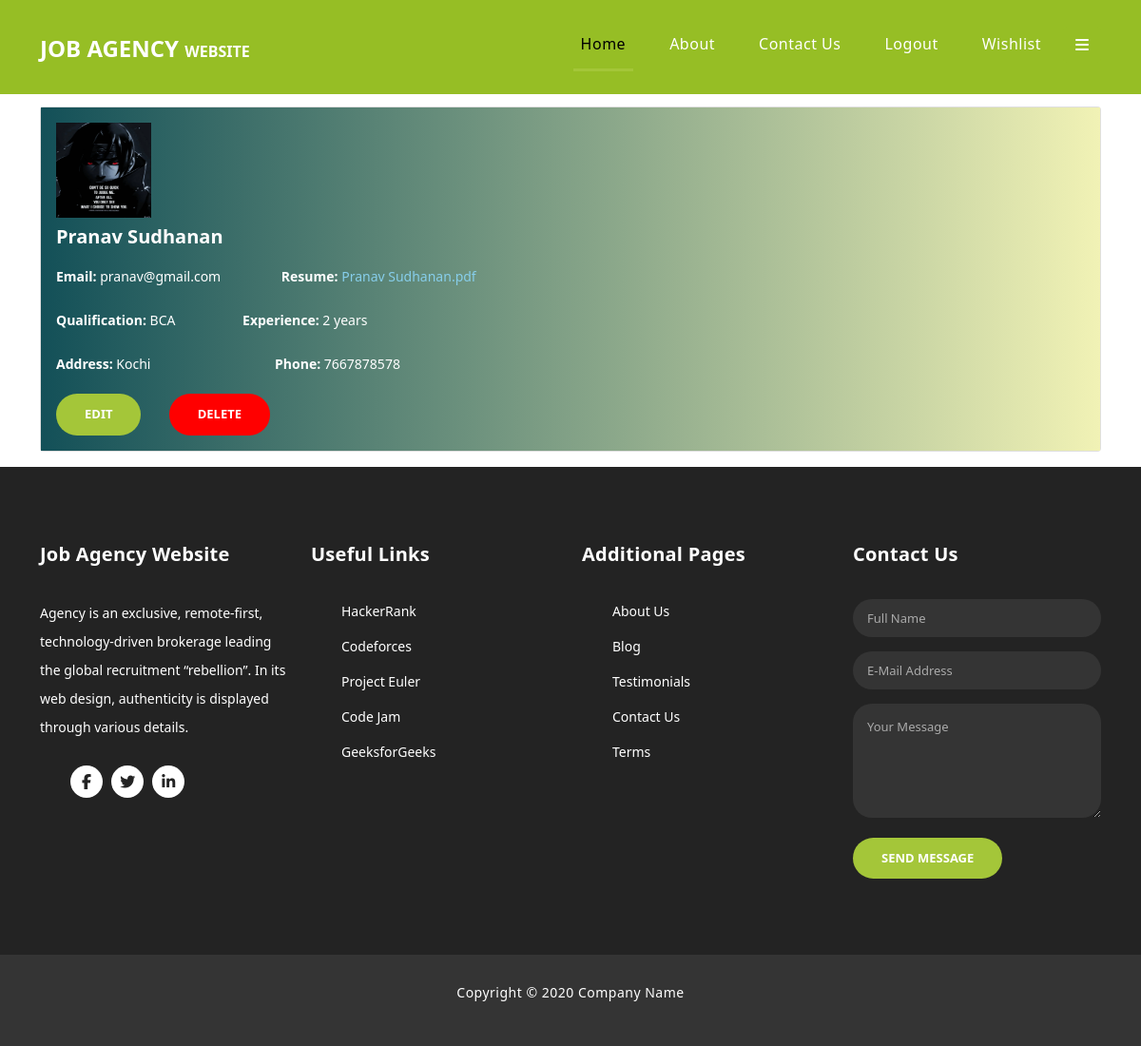
/userdisplay/1 (signed in), run on the app's committed database.
### capp/models.py (models this page shows)
class userprofilemodel(models.Model):
    uid=models.IntegerField()
    image = models.ImageField(upload_to='capp/static')
    fname = models.CharField(max_length=25)
    email = models.EmailField()
    resume = models.FileField(upload_to='capp/static')
    qualify = models.CharField(max_length=70)
    exp = models.CharField(max_length=25)
    address = models.CharField(max_length=200)
    phone = models.IntegerField()

### capp/views.py (the view)
# urls.py: path('userdisplay/<int:id>', userdisplay),
def userdisplay(request,id):
    a = userprofilemodel.objects.all()
    li = []  # image.png
    fname = []  # xyz
    email = []
    li2 = []
    qualify = []
    exp = []
    address = []
    phone = []
    id = []
    uid=[]
    for i in a:
        ui=i.uid
        uid.append(ui)
        id1 = i.id
        id.append(id1)
        img = i.image  # '[New_App/static/image.png]'
        li.append(str(img).split('/')[-1])
        nm = i.fname
        em = i.email
        re = i.resume
        li2.append(str(re).split('/')[-1])
        ql = i.qualify
        ex = i.exp
        ad = i.address
        ph = i.phone
        fname.append(nm)
        email.append(em)
        qualify.append(ql)
        exp.append(ex)
        address.append(ad)
        phone.append(ph)
    kk=request.session['id']
    mylist = zip(li, fname, email, li2, qualify, exp, address, phone, id,uid)  # [(name.png, xyz, ...) , (name2, abc, ...)]
    return render(request, 'userprofiledisplay.html', {'list': mylist,'kk':kk})

### capp/templates/userprofiledisplay.html (shortened to what this page needs)
<!DOCTYPE html>
<html lang="en">
{% load static %}
<head>
    <link href="https://cdn.jsdelivr.net/npm/bootstrap@5.0.2/dist/css/bootstrap.min.css" rel="stylesheet">
    <link href="{% static 'vendor/bootstrap/css/bootstrap.min.css' %}" rel="stylesheet">
    <link rel="stylesheet" href="{% static 'assets/css/fontawesome.css' %}">
    <link rel="stylesheet" href="{% static 'assets/css/style.css' %}">
    <link rel="stylesheet" href="{% static 'assets/css/owl.css' %}">
</head>
    <header class="">
      <nav class="navbar navbar-expand-lg" style="background-color: #96be25">
        <div class="container">
          <a class="navbar-brand" href="/"><h2>Job Agency <em> Website</em></h2></a>
          <div class="collapse navbar-collapse" id="navbarResponsive">
            <ul class="navbar-nav ml-auto">
              <li class="nav-item active">
                <a class="nav-link" href="/"><h6 style="color:black">Home</h6>
                </a>
              </li>
              <li class="nav-item">
                <a class="nav-link" href="/about/"><h6>About</h6></a>
              </li>
              <li class="nav-item">
                <a class="nav-link" href="/contact/"><h6>Contact Us</h6></a>
              </li>
                <li class="nav-item">
                <a class="nav-link" href="/"><h6>Logout</h6></a>
              </li>
                <li class="nav-item">
                <a class="nav-link" href="/wishlistdisplay/"><h6>Wishlist</h6></a>
              </li>
              <li>
                  <button class="btn mt-1" type="button" data-bs-toggle="offcanvas" data-bs-target="#offcanvasRight" aria-controls="offcanvasRight" style="background-color: #96be25; color: white;"><i class="fa-solid fa-bars"></i></button>
              </li>
            </ul>
          </div>
        </div>
      </nav>
    </header><br><br><br><br>
<body background="https://images.pexels.com/photos/233698/pexels-photo-233698.jpeg?auto=compress&cs=tinysrgb&w=1260&h=750&dpr=1">
    {% for i,j,l,m,n,o,p,q,r,s in list %}
    {% if s ==  kk  %}
    <div class="container">
     <div class="row mt-3 mb-3">
            <div class="col-12  " >
                <div class="card">
                    <div class="card-body" style="background: #F1F2B5;
background: -webkit-linear-gradient(to right, #135058, #F1F2B5);
background: linear-gradient(to right, #135058, #F1F2B5); color: white">
                            <h5><img src="{% static i %}" height="100px" width="100px"></h5>
                            <h5><strong>{{j}}</strong></h5>
                            <p style="color: white; margin-top: 15px"><strong>Email: </strong>{{l}} <strong  style="margin-left: 60px">Resume: </strong><a href="{% static m %}" style="color: skyblue">{{j}}.pdf</a></p>
                            <p style="color: white"> <strong>Qualification: </strong>{{n}} <strong style="margin-left: 67px">Experience: </strong>{{o}}</p>
                            <p style="color: white"> <strong>Address: </strong>{{p}} <strong style="margin-left: 127px">Phone: </strong>{{q}}</p>
                        <a href="/userdetailsedit/{{r}}" class="filled-button">EDIT</a>
                        <a href="/userdetailsdelete/{{r}}" class="filled-button"style="margin-left: 25px; background: red;">DELETE</a>
                    </div>
                </div>
            </div>
     </div>
</div>
        {% endif %}
    {% endfor %}
</body>
{% include 'footer.html' %}
</html>

### capp/static/assets/css/style.css (style rules this page uses)
body { font-family: 'Poppins', sans-serif; overflow-x: hidden; text-rendering: optimizeLegibility; -webkit-font-smoothing: antialiased; -moz-osx-font-smoothing: grayscale; }
p { margin-bottom: 0px; font-size: 14px; color: #666666; line-height: 30px; }
a { text-decoration: none!important; }
ul { padding: 0; margin: 0; list-style: none; }
h1,h2,h3,h4,h5,h6 { margin: 0px; }
a.filled-button { background-color: #a4c639; color: #fff; font-size: 13px; text-transform: uppercase; font-weight: 700; padding: 12px 30px; border-radius: 30px; display: inline-block; transition: all 0.3s; }
header { position: absolute; z-index: 99999; width: 100%; background-color: transparent!important; height: 80px; -webkit-transition: all 0.3s ease-in-out 0s; -moz-transition: all 0.3s ease-in-out 0s; -o-transition: all 0.3s ease-in-out 0s; transition: all 0.3s ease-in-out 0s; }
header .navbar { padding: 20px 0px; }
.navbar .navbar-brand { float: left; margin-top: 12px; outline: none; }
.navbar .navbar-brand h2 { color: #fff; text-transform: uppercase; font-size: 24px; font-weight: 700; -webkit-transition: all .3s ease 0s; -moz-transition: all .3s ease 0s; -o-transition: all .3s ease 0s; transition: all .3s ease 0s; }
.navbar .navbar-brand h2 em { font-style: normal; font-size: 16px; }
#navbarResponsive { z-index: 999; }
.navbar-collapse { text-align: center; }
.navbar .navbar-nav .nav-item { margin: 0px 15px; }
.navbar .navbar-nav a.nav-link { text-transform: capitalize; font-size: 15px; font-weight: 300; letter-spacing: 0.5px; color: #fff; transition: all 0.5s; margin-top: 5px; }
.navbar .navbar-nav .nav-link:hover, .navbar .navbar-nav .active>.nav-link, .navbar .navbar-nav .nav-link.active, .navbar .navbar-nav .nav-link.show, .navbar .navbar-nav .show>.nav-link { color: #a4c639; border-bottom: 3px solid #a4c639; }
*, *:before, *:after { -webkit-box-sizing: border-box; box-sizing: border-box; -webkit-font-smoothing: antialiased; -moz-osx-font-smoothing: grayscale; }

### data on the page
userprofilemodel: list "Pranav Sudhanan", list "pranav@gmail.com", list "Pranav Sudhanan", list "BCA", list "2 years", list "Kochi"

### other printed values
{{ q }} "7667878578"
